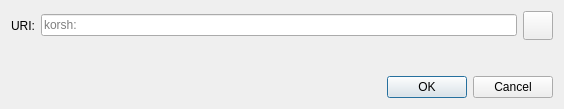
<?xml version="1.0" encoding="UTF-8"?>
<ui version="4.0">
 <class>OpenURIDialog</class>
 <widget class="QDialog" name="OpenURIDialog">
  <property name="geometry">
   <rect>
    <x>0</x>
    <y>0</y>
    <width>564</width>
    <height>109</height>
   </rect>
  </property>
  <property name="windowTitle">
   <string>Open URI</string>
  </property>
  <layout class="QVBoxLayout" name="verticalLayout">
   <item>
    <layout class="QHBoxLayout" name="horizontalLayout">
     <item>
      <widget class="QLabel" name="label">
       <property name="text">
        <string>URI:</string>
       </property>
      </widget>
     </item>
     <item>
      <widget class="QValidatedLineEdit" name="uriEdit">
       <property name="placeholderText">
        <string notr="true">korsh:</string>
       </property>
      </widget>
     </item>
     <item>
      <widget class="QToolButton" name="pasteButton">
       <property name="toolTip">
        <string extracomment="Tooltip text for button that allows you to paste an address that is in your clipboard.">Paste address from clipboard</string>
       </property>
       <property name="text">
        <string/>
       </property>
       <property name="iconSize">
        <size>
         <width>22</width>
         <height>22</height>
        </size>
       </property>
      </widget>
     </item>
    </layout>
   </item>
   <item>
    <spacer name="verticalSpacer">
     <property name="orientation">
      <enum>Qt::Vertical</enum>
     </property>
     <property name="sizeHint" stdset="0">
      <size>
       <width>20</width>
       <height>40</height>
      </size>
     </property>
    </spacer>
   </item>
   <item>
    <widget class="QDialogButtonBox" name="buttonBox">
     <property name="orientation">
      <enum>Qt::Horizontal</enum>
     </property>
     <property name="standardButtons">
      <set>QDialogButtonBox::Cancel|QDialogButtonBox::Ok</set>
     </property>
    </widget>
   </item>
  </layout>
 </widget>
 <customwidgets>
  <customwidget>
   <class>QValidatedLineEdit</class>
   <extends>QLineEdit</extends>
   <header>qt/qvalidatedlineedit.h</header>
  </customwidget>
 </customwidgets>
 <resources>
  <include location="../korsh.qrc"/>
 </resources>
 <connections>
  <connection>
   <sender>buttonBox</sender>
   <signal>accepted()</signal>
   <receiver>OpenURIDialog</receiver>
   <slot>accept()</slot>
   <hints>
    <hint type="sourcelabel">
     <x>248</x>
     <y>254</y>
    </hint>
    <hint type="destinationlabel">
     <x>157</x>
     <y>274</y>
    </hint>
   </hints>
  </connection>
  <connection>
   <sender>buttonBox</sender>
   <signal>rejected()</signal>
   <receiver>OpenURIDialog</receiver>
   <slot>reject()</slot>
   <hints>
    <hint type="sourcelabel">
     <x>316</x>
     <y>260</y>
    </hint>
    <hint type="destinationlabel">
     <x>286</x>
     <y>274</y>
    </hint>
   </hints>
  </connection>
 </connections>
</ui>
